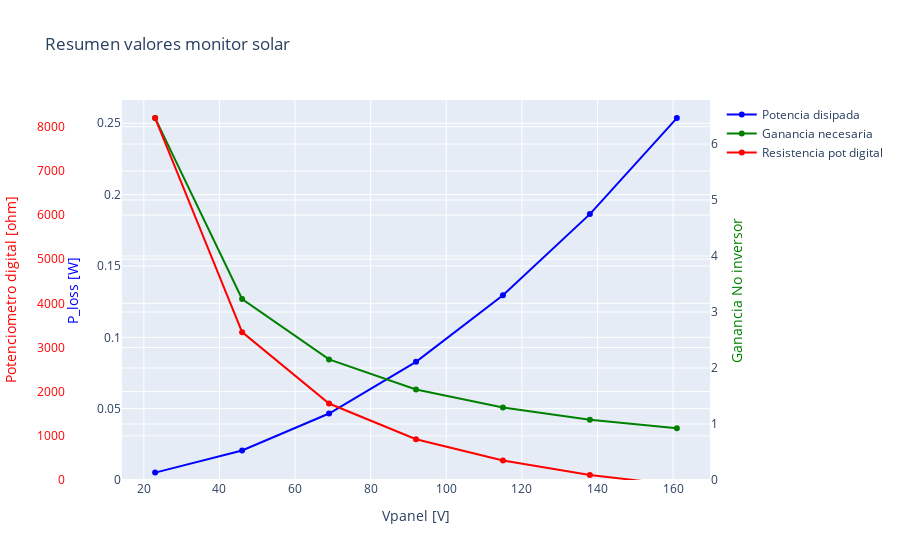

Notebook cell for this chart:
### Code cell
# fig = make_subplots(specs=[[{"secondary_y": True}]])
fig = go.Figure()

# Add trace for 'Ploss [W]' on the primary y-axis
fig.add_trace(
    go.Scatter(x=df['Vpanel [V]'], y=df['Ploss [W]'], name='Potencia disipada', line=dict(color='blue')),
    # secondary_y=False,
)

# Add trace for 'Avf_target' on the secondary y-axis
fig.add_trace(
    go.Scatter(x=df['Vpanel [V]'], y=df['Avf_target'], 
        name='Ganancia necesaria',
        line=dict(color='green'),
        yaxis='y2'
    ),
    # secondary_y=True,
)

# Add trace for 'amp_r1 [ohm]' on the secondary y-axis
fig.add_trace(
    go.Scatter(x=df['Vpanel [V]'], y=df['amp_r1 [ohm]'],
        name='Resistencia pot digital',
        line=dict(color='red'),
        yaxis='y3'
    ),
    # secondary_y=True,
)


fig.update_layout(
    title_text="Resumen valores monitor solar",
    yaxis=dict(title="P_loss [W]", titlefont=dict(color="blue"),
        range=[0, df['Ploss [W]'].max() * 1.05],
    ),
    yaxis2=dict(
        title="Ganancia No inversor",
        titlefont=dict(color="green"),
        overlaying="y",
        range=[0, df['Avf_target'].max() * 1.05],
        side="right"
        ),
    yaxis3=dict(
        title="Potenciometro digital [ohm]",
        titlefont=dict(color="red"),
        tickfont=dict(color="red"),
        anchor="free",
        overlaying="y",
        range=[0, df['amp_r1 [ohm]'].max() * 1.05],
        # position=1,
        autoshift=True
    ),
    xaxis=dict(title="Vpanel [V]")
)


fig.show()

### Figure 1 — Plotly figure (JSON) as saved in the notebook; plotly's stock layout.template omitted (floating-point values rounded to 4 significant figures)
{"data": [{"line": {"color": "blue"}, "name": "Potencia disipada", "type": "scatter", "x": [23, 46, 69, 92, 115, 138, 161], "y": [0.005176, 0.0207, 0.04659, 0.08282, 0.1294, 0.1863, 0.2536]}, {"line": {"color": "green"}, "name": "Ganancia necesaria", "type": "scatter", "x": [23, 46, 69, 92, 115, 138, 161], "y": [6.463, 3.232, 2.154, 1.616, 1.293, 1.077, 0.923], "yaxis": "y2"}, {"line": {"color": "red"}, "name": "Resistencia pot digital", "type": "scatter", "x": [23, 46, 69, 92, 115, 138, 161], "y": [8194.0, 3348.0, 1731.0, 924.0, 439.5, 115.5, -115.5], "yaxis": "y3"}], "layout": {"title": {"text": "Resumen valores monitor solar"}, "xaxis": {"title": {"text": "Vpanel [V]"}}, "yaxis": {"range": [0, 0.2663], "title": {"font": {"color": "blue"}, "text": "P_loss [W]"}}, "yaxis2": {"overlaying": "y", "range": [0, 6.786], "side": "right", "title": {"font": {"color": "green"}, "text": "Ganancia No inversor"}}, "yaxis3": {"anchor": "free", "autoshift": true, "overlaying": "y", "range": [0, 8604.0], "tickfont": {"color": "red"}, "title": {"font": {"color": "red"}, "text": "Potenciometro digital [ohm]"}}}}
